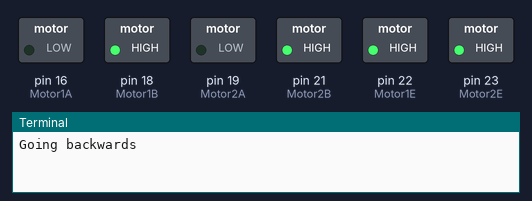
Simulated run of this program. Board: Raspberry Pi (header pin numbers). On the bench: switched loads named in the program (green lamp = pin HIGH), the last lines printed to the terminal. At 2.0 s the program stops and its outputs stay as they are.

Above: at 0.1 s.
At 2.1 s:
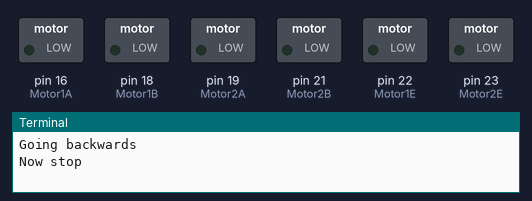
Timing chart, 0 to 3.5 s (numbered marks = the images above):
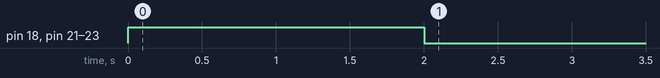

Measured:
- by itself, pin 18 (Motor1B), pin 21 (Motor2B), pin 22 (Motor1E), pin 23 (Motor2E): LOW → HIGH at 0.00 s, → LOW 2.0 s later

The program:

motor-back.py
```python
#!/usr/bin/env python

import RPi.GPIO as GPIO
from time import sleep

GPIO.setmode(GPIO.BOARD)

Motor1A = 16
Motor1B = 18
Motor1E = 22

Motor2A = 19
Motor2B = 21
Motor2E = 23

GPIO.setup(Motor1A,GPIO.OUT)
GPIO.setup(Motor1B,GPIO.OUT)
GPIO.setup(Motor1E,GPIO.OUT)

GPIO.setup(Motor2A,GPIO.OUT)
GPIO.setup(Motor2B,GPIO.OUT)
GPIO.setup(Motor2E,GPIO.OUT)

print "Going backwards"
GPIO.output(Motor1A,GPIO.LOW)
GPIO.output(Motor1B,GPIO.HIGH)
GPIO.output(Motor1E,GPIO.HIGH)

GPIO.output(Motor2A,GPIO.LOW)
GPIO.output(Motor2B,GPIO.HIGH)
GPIO.output(Motor2E,GPIO.HIGH)

sleep(2)

print "Now stop"
GPIO.output(Motor1E,GPIO.LOW)
GPIO.output(Motor2E,GPIO.LOW)

GPIO.cleanup()
```
